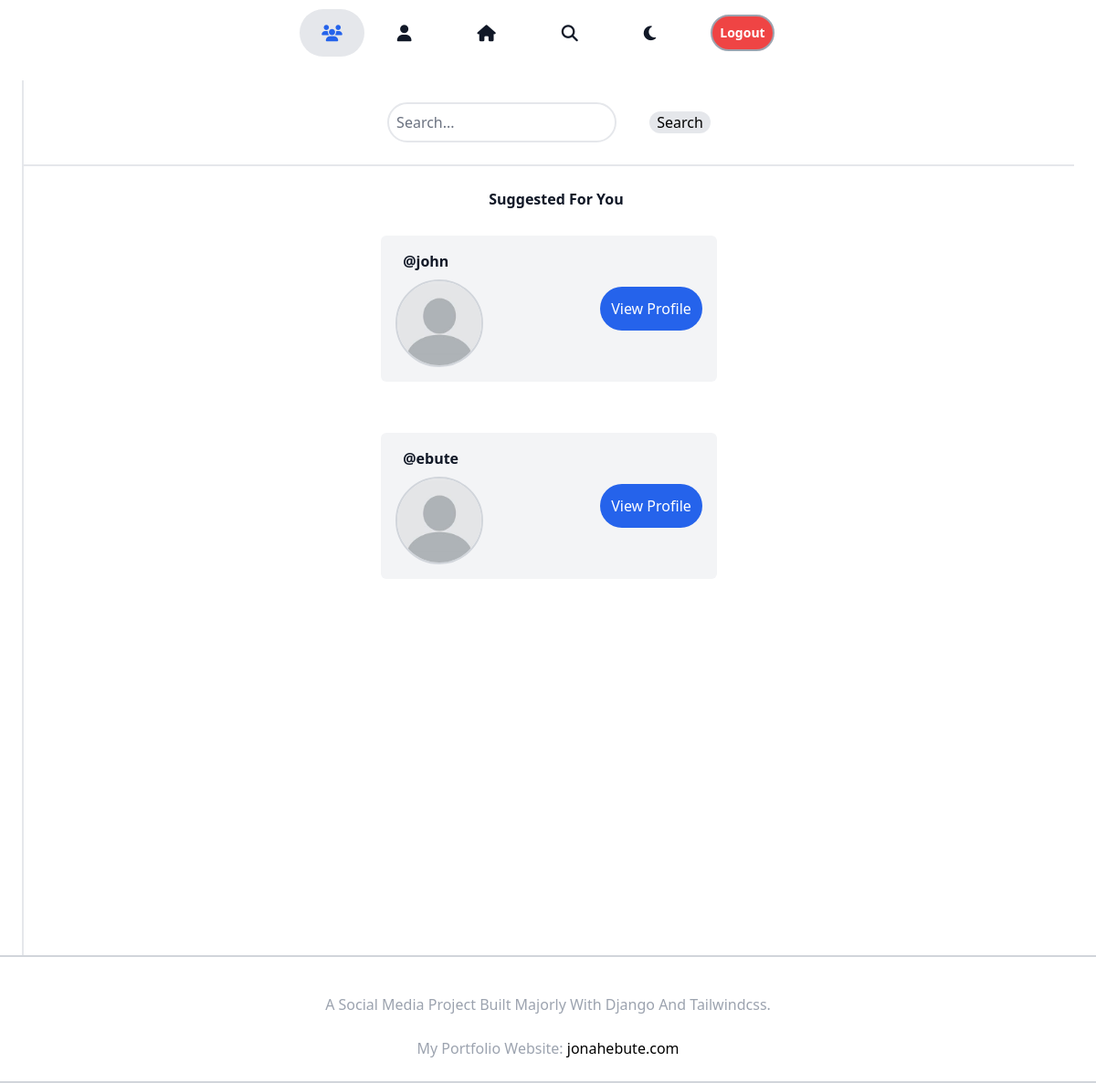
Before: /search/ (signed in) with the older database file.
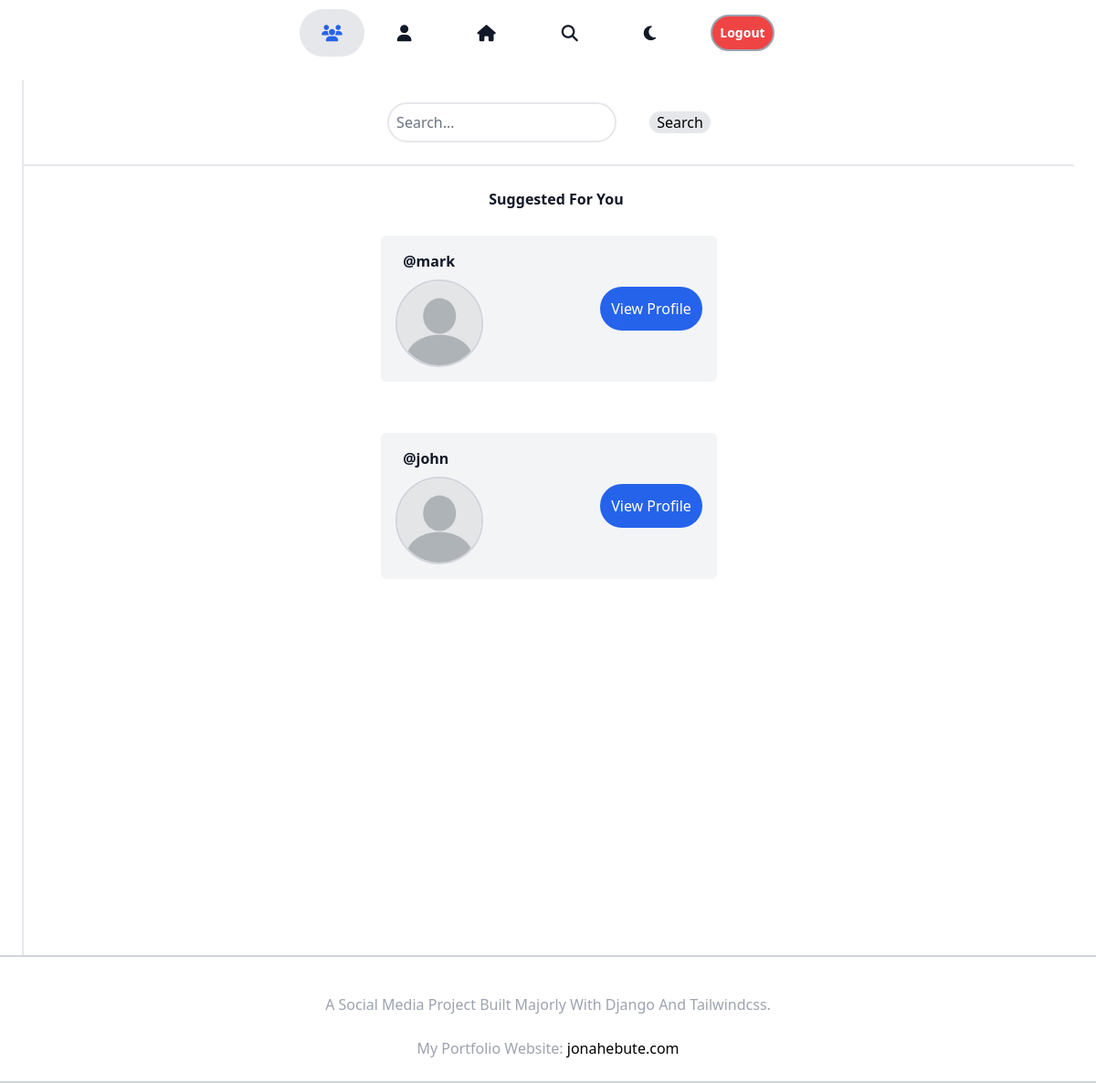
After: the same page with the newer database file.
### core/models.py (models this page shows, shortened)
class Profile(models.Model):
    username = models.CharField(blank=True,null=True,max_length=30)
    user = models.OneToOneField(User, on_delete=models.CASCADE)
    name_first = models.CharField(max_length=50,null=True)
    name_last = models.CharField(max_length=50,null=True)
    id_user = models.IntegerField()
    profile_pics=models.ImageField(null=True,blank=True,upload_to='profile_pics', default = 'profile_pics/defaultimage2.jpg')
    background_profile_pics=models.ImageField(null=True,blank=True,upload_to='bg_profile_pics', default = 'bg_profile_pics/defaultimage.jpg')
    country = models.CharField(max_length=40,null=True,blank=True,default="")
    city = models.CharField(max_length=40,null=True,blank=True,default="")
    bio = models.TextField(blank = True, null = True,default="")
    followers = models.ForeignKey('Follow', on_delete=models.CASCADE,blank=True,null=True,related_name='followers')
    following = models.ForeignKey('Follow', on_delete=models.CASCADE,blank=True,null=True)
    email = models.EmailField(null=True,blank=True)

### core/views.py (the view)
# urls.py: path('search/', SearchView, name = 'search'),
@login_required()
def SearchView(request):
    user_objects = User.objects.filter(username=request.user.username)
    user_object = User.objects.get(username=request.user.username)
    all_users = User.objects.all()
    users_followed = []
    others_profiles = []
    followed = Follow.objects.filter(user = request.user.username)
    for being_followed in followed:
        following = User.objects.get(username=being_followed.following)
        users_followed.append(following)
    users_not_followed = [x for x in list(all_users) if (x not in list(users_followed))]
    final_users_not_followed = [x for x in list(users_not_followed) if (x not in list(user_objects))]
    for users in final_users_not_followed:
        other_users_profiles = Profile.objects.filter(id_user=users.id)
        others_profiles.append(other_users_profiles)
    other_profiles = list(chain(*others_profiles))
    random.shuffle(other_profiles)
    context = {
            'other_profiles':other_profiles[:4],
            'user_object':user_object
        }
    if request.method == 'POST':
            name = request.POST.get('search')
            searched = Search.objects.create(name = name)
            searched.save()
            return redirect('/searched/'+name)
    else:
        return render(request, 'search.html', context)

### core/templates/search.html (shortened to what this page needs)
{%extends 'base.html'%}
{%load static%}
{%block content%}
<div class="dark:bg-black">
    <div class="text-gray-100 flex justify-center mx-auto pb-4 sticky top-0 bg-white dark:bg-black z-10">
        {%include 'partials/navbar2.html'%}
    </div>
    <div class="flex justify-center max-w-6xl container mx-auto bg-white dark:bg-black">
        <div class="border-l-2 border-gray-200 dark:border-gray-600 w-full">
            <div class="flex items-center space-x-6 px-2 pt-6 justify-center">
                <form action="" method="POST">{%csrf_token%}
                    <input id="searcharea" type="text" name="search" placeholder="Search..." class="px-2 text-gray-700 rounded-full w-auto border-2 border-gray-200">
                    <input disabled id="searchbutton" type="submit" value="Search" class="ml-8 px-2 bg-gray-200 rounded-full text-black cursor-pointer shadow-white shadow-sm">
                </form>
            </div>
            {%if other_profiles%}
            <div class="border-t-2 border-gray-200 dark:border-gray-600 mt-6">
                <p class="text-gray-900 dark:text-gray-200 pt-6 font-semibold pl-4 text-center">Suggested For You</p>
            {%else%}
            <div class="border-t-2 border-gray-200 dark:border-gray-600 mt-6 h-screen">
                <p class="text-gray-900 dark:text-gray-200 pt-6 font-semibold pl-4 text-center">No Suggestions For You</p>
            {%endif%}
                {%for other_profile in other_profiles%}
                <div class="grid-cols-2 md:last:mb-96 last:mb-32 flex justify-center mx-auto">
                    <div class="flex justify-between bg-gray-100 dark:bg-gray-900 m-7 p-4 rounded-md space-x-14 md:space-x-32 xl:space-x-40">
                        <a href="{% url 'profile' username=other_profile.user.username %}">
                            <div>
                                <p class="pl-2 pb-2 font-semibold text-gray-900 dark:text-gray-200">@{{other_profile.user.username}}</p>
                                <img src="{{other_profile.profile_pics.url}}" class="profile_img w-24 h-24 border-2 border-gray-300 dark:border-0" alt="">
                            </div>
                        </a>
                        <span class="my-auto">
                            <a href="{% url 'profile' username=other_profile.user.username %}" name="username">
                                <p class="bg-blue-600 text-white p-3 rounded-full cursor-pointer hover:bg-blue-500 duration-500">
                                    View Profile
                                </p>
                            </a>
                        </span>
                    </div>
                </div>
                {%endfor%}
            </div>
        </div>
    </div>
    <div class="stiicky bottom-0 z-10">
        {%include 'partials/footnote.html'%}
    </div>
</div>
{%endblock%}

### core/templates/base.html (shortened to what this page needs)
{%load tailwind_tags%}
<!DOCTYPE html>
<html lang="en">
<head>
    {%load static%}
    {%tailwind_css%}
    <link rel="stylesheet" href="https://cdnjs.cloudflare.com/ajax/libs/font-awesome/6.2.0/css/all.min.css">
</head>
<body>
    {%block content%}
    {%endblock%}
</body>
</html>

### core/templates/partials/navbar2.html (shortened to what this page needs)
{%extends 'base.html'%}
{%load static%}
{%block content%}
<div class="flex items-center text-gray-900 dark:text-gray-100">
    <a href="/" class="text-blue-600 p-2 sm:p-3 md:px-6 bg-gray-200 rounded-full text-sm sm:text-lg"><i class="fa-solid fa-users"></i></a>
    <a href="{% url 'profile' username=request.user.username %}" class="text-sm sm:text-lg mx-2 md:mx-6 p-2 sm:p-3 hover:bg-gray-200 dark:hover:bg-gray-800 rounded-full"><i class="fa-solid fa-user"></i></a>
    <a href="/" class="hover:bg-gray-200 dark:hover:bg-gray-800 rounded-full text-sm sm:text-lg mx-2 md:mx-6"><i class="fa-solid fa-house p-2 sm:p-3"></i></a>
    <a href="{%url 'search'%}" class="text-sm sm:text-lg p-2 sm:p-3 hover:bg-gray-200 dark:hover:bg-gray-800 mx-2 md:mx-6 rounded-full"><i class="fa-solid fa-magnifying-glass"></i></a>
    <p id="moon" class="text-sm sm:text-lg p-2 sm:p-3 rounded-full hover:bg-gray-200 mx-2 md:mx-6 dark:hover:bg-gray-800 cursor-pointer"><i class="fa-solid fa-moon"></i></p>
    <a href="{%url 'logout'%}" class="text-sm font-semibold text-white mx-2 md:mx-6 flex justify-end my-4 border-2 rounded-full p-2 border-gray-400 bg-red-500 hover:bg-red-600 duration-500">Logout</a>
</div>
{%endblock%}

### core/templates/partials/footnote.html
{%block content%}
<section class="border-gray-300 border-y-2 dark:border-gray-700 pt-10">
    <p class="text-gray-400 dark:text-gray-400 text-center pb-6 px-4">A Social Media Project Built Majorly With Django And Tailwindcss.</p>
    <p class="text-gray-400 dark:text-gray-400 text-center pb-6">My Portfolio Website: <a href="https://www.jonahebute.com" class="dark:text-white text-black">jonahebute.com</a></p>
</section>
{%endblock%}

Changed rows visible on the page:
removed Profile: user.username "ebute", profile_pics (placeholder picture)
added Profile: user.username "mark", profile_pics (placeholder picture)
